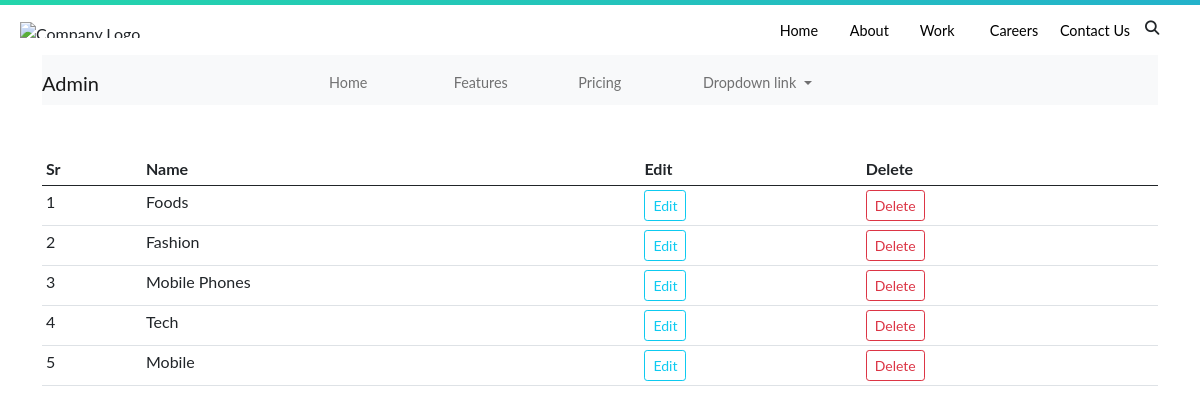
/categories (signed in), run on the app's committed database.
### shop/products/models.py (models this page shows, shortened)
class Category(db.Model):
    id = db.Column(db.Integer, primary_key=True)
    name = db.Column(db.String(100),unique=True, nullable=False)

### shop/admin/routes.py (the view)
@app.route('/categories')
def categories():
    if 'email' not in session:
        flash('Please login first!', 'danger')
        return redirect(url_for('login'))
    categories = Category.query.order_by(Category.id.desc()).all()
    return render_template('admin/brand_category.html',title="Category Page", categories=categories)

### shop/templates/admin/brand_category.html (shortened to what this page needs)
{% extends "layout.html" %} {% block content %} {% include '_messages.html' %}
<div class="container">
  <nav class="navbar navbar-expand-lg navbar-light bg-light">
    <a class="navbar-brand" href="#">Admin</a>
    <div class="collapse navbar-collapse" id="navbarNavDropdown">
      <ul class="navbar-nav">
        <li class="nav-item active">
          <a class="nav-link" href="#"
            >Home <span class="sr-only">(current)</span></a
          >
        </li>
        <li class="nav-item">
          <a class="nav-link" href="#">Features</a>
        </li>
        <li class="nav-item">
          <a class="nav-link" href="#">Pricing</a>
        </li>
        <li class="nav-item dropdown">
          <a
            class="nav-link dropdown-toggle"
            href="#"
            id="navbarDropdownMenuLink"
            data-toggle="dropdown"
            aria-haspopup="true"
            aria-expanded="false"
          >
            Dropdown link
          </a>
        </li>
      </ul>
    </div>
  </nav>
</div>
<div class="container mt-5">
    <table class="table table-sm table-condensed table-stripped">
        <thead>
            <th>Sr</th>
            <th>Name</th>
            <th>Edit</th>
            <th>Delete</th>
        </thead>
        <tbody>
          {% if brands %}
          {% for brand in brands %}
            <tr>
                <td>{{ loop.index }}</td>
                <td>{{ brand.name }}</td>
                <td><a class="btn btn-sm btn-outline-info" href="/brands/edit/{{ brand.id }}">Edit</a></td>
                <td><a class="btn btn-sm btn-outline-danger" href="/brands/delete/{{ brand.id }}">Delete</a></td>
            </tr>
          {% endfor %}
          {% else %}
          {% for category in categories %}
            <tr>
                <td>{{ loop.index }}</td>
                <td>{{ category.name }}</td>
                <td><a class="btn btn-sm btn-outline-info" href="/categories/edit/{{ category.id }}">Edit</a></td>
                <td><a class="btn btn-sm btn-outline-danger" href="/categories/delete/{{ category.id }}">Delete</a></td>
            </tr>
          {% endfor %}
          {% endif %}
            </tbody>
    </table>
</div>
{% endblock %}

### shop/static/css/style.css (style rules this page uses)
* { margin: 0; padding: 0; box-sizing: border-box; font-family: "Lato", "Arial", sans-serif; }
.navbar { display: grid; grid-template-columns: 1fr 3fr; align-items: center; height: 50px; overflow: hidden; }
.navbar ul { list-style: none; display: grid; grid-template-columns: repeat(6, 1fr); justify-self: end; }
.nav-item a { color: #000; font-size: 0.9rem; font-weight: 400; text-decoration: none; transition: color 0.3s ease-out; }

### data on the page
Category: name "Foods"
Category: name "Fashion"
Category: name "Mobile Phones"
Category: name "Tech"
Category: name "Mobile"
